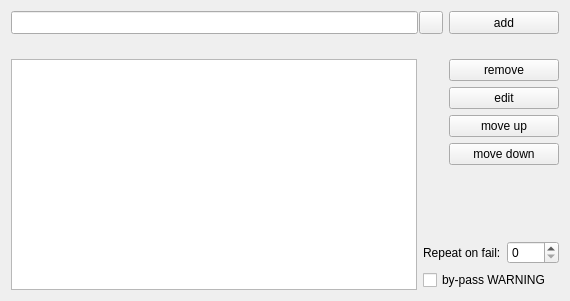
             <widget class="QWidget" name="execute_before">
              <property name="geometry">
               <rect>
                <x>0</x>
                <y>0</y>
                <width>570</width>
                <height>301</height>
               </rect>
              </property>
              <attribute name="label">
               <string>Before</string>
              </attribute>
              <layout class="QGridLayout" name="gridLayout_17">
               <item row="0" column="0" colspan="2">
                <layout class="QHBoxLayout" name="horizontalLayout_5">
                 <property name="spacing">
                  <number>1</number>
                 </property>
                 <item>
                  <widget class="QLineEdit" name="lineEdit_executeBeforeAdd">
                   <property name="sizePolicy">
                    <sizepolicy hsizetype="Preferred" vsizetype="Preferred">
                     <horstretch>0</horstretch>
                     <verstretch>0</verstretch>
                    </sizepolicy>
                   </property>
                   <property name="minimumSize">
                    <size>
                     <width>0</width>
                     <height>0</height>
                    </size>
                   </property>
                   <property name="maximumSize">
                    <size>
                     <width>16777215</width>
                     <height>16777215</height>
                    </size>
                   </property>
                   <property name="font">
                    <font>
                     <weight>50</weight>
                     <bold>false</bold>
                    </font>
                   </property>
                   <property name="toolTip">
                    <string>Enter here a command to be executed before the task and then press the &quot;add&quot; button to add it to the list below</string>
                   </property>
                  </widget>
                 </item>
                 <item>
                  <widget class="QToolButton" name="toolButton_executeBeforeBrowse">
                   <property name="font">
                    <font>
                     <weight>50</weight>
                     <bold>false</bold>
                    </font>
                   </property>
                   <property name="cursor">
                    <cursorShape>PointingHandCursor</cursorShape>
                   </property>
                   <property name="toolTip">
                    <string>browse locally</string>
                   </property>
                   <property name="text">
                    <string/>
                   </property>
                   <property name="icon">
                    <iconset resource="../resources/luckybackup.qrc">
                     <normaloff>:/luckyPrefix/fileopen.png</normaloff>:/luckyPrefix/fileopen.png</iconset>
                   </property>
                  </widget>
                 </item>
                </layout>
               </item>
               <item row="0" column="2" colspan="2">
                <widget class="QPushButton" name="pushButton_executeBeforeAdd">
                 <property name="sizePolicy">
                  <sizepolicy hsizetype="Preferred" vsizetype="Preferred">
                   <horstretch>0</horstretch>
                   <verstretch>0</verstretch>
                  </sizepolicy>
                 </property>
                 <property name="minimumSize">
                  <size>
                   <width>110</width>
                   <height>0</height>
                  </size>
                 </property>
                 <property name="maximumSize">
                  <size>
                   <width>16777215</width>
                   <height>16777215</height>
                  </size>
                 </property>
                 <property name="font">
                  <font>
                   <weight>50</weight>
                   <bold>false</bold>
                  </font>
                 </property>
                 <property name="cursor">
                  <cursorShape>PointingHandCursor</cursorShape>
                 </property>
                 <property name="toolTip">
                  <string>Add command as entered in the field beside</string>
                 </property>
                 <property name="text">
                  <string>add</string>
                 </property>
                 <property name="icon">
                  <iconset resource="../resources/luckybackup.qrc">
                   <normaloff>:/luckyPrefix/add.png</normaloff>:/luckyPrefix/add.png</iconset>
                 </property>
                </widget>
               </item>
               <item row="1" column="0">
                <widget class="QLabel" name="label_executeBeforeList">
                 <property name="font">
                  <font>
                   <pointsize>8</pointsize>
                  </font>
                 </property>
                 <property name="text">
                  <string/>
                 </property>
                </widget>
               </item>
               <item row="2" column="0" rowspan="7">
                <widget class="QListWidget" name="listWidget_executeBefore">
                 <property name="sizePolicy">
                  <sizepolicy hsizetype="Expanding" vsizetype="Expanding">
                   <horstretch>0</horstretch>
                   <verstretch>0</verstretch>
                  </sizepolicy>
                 </property>
                 <property name="minimumSize">
                  <size>
                   <width>0</width>
                   <height>0</height>
                  </size>
                 </property>
                 <property name="font">
                  <font>
                   <weight>50</weight>
                   <bold>false</bold>
                  </font>
                 </property>
                 <property name="cursor" stdset="0">
                  <cursorShape>PointingHandCursor</cursorShape>
                 </property>
                 <property name="toolTip">
                  <string>Command list</string>
                 </property>
                </widget>
               </item>
               <item row="2" column="2" colspan="2">
                <widget class="QPushButton" name="pushButton_executeBeforeRemove">
                 <property name="sizePolicy">
                  <sizepolicy hsizetype="Preferred" vsizetype="Preferred">
                   <horstretch>0</horstretch>
                   <verstretch>0</verstretch>
                  </sizepolicy>
                 </property>
                 <property name="minimumSize">
                  <size>
                   <width>110</width>
                   <height>0</height>
                  </size>
                 </property>
                 <property name="maximumSize">
                  <size>
                   <width>16777215</width>
                   <height>32</height>
                  </size>
                 </property>
                 <property name="font">
                  <font>
                   <weight>50</weight>
                   <bold>false</bold>
                  </font>
                 </property>
                 <property name="cursor">
                  <cursorShape>PointingHandCursor</cursorShape>
                 </property>
                 <property name="toolTip">
                  <string>Remove highlighted command from list</string>
                 </property>
                 <property name="text">
                  <string>remove</string>
                 </property>
                 <property name="icon">
                  <iconset resource="../resources/luckybackup.qrc">
                   <normaloff>:/luckyPrefix/remove.png</normaloff>:/luckyPrefix/remove.png</iconset>
                 </property>
                </widget>
               </item>
               <item row="3" column="2" colspan="2">
                <widget class="QPushButton" name="pushButton_editExecuteBefore">
                 <property name="cursor">
                  <cursorShape>PointingHandCursor</cursorShape>
                 </property>
                 <property name="toolTip">
                  <string>Edit highlighted inclusion</string>
                 </property>
                 <property name="text">
                  <string>edit</string>
                 </property>
                 <property name="icon">
                  <iconset resource="../resources/luckybackup.qrc">
                   <normaloff>:/luckyPrefix/rename.png</normaloff>:/luckyPrefix/rename.png</iconset>
                 </property>
                </widget>
               </item>
               <item row="4" column="2" colspan="2">
                <widget class="QPushButton" name="pushButton_moveUpExecuteBefore">
                 <property name="cursor">
                  <cursorShape>PointingHandCursor</cursorShape>
                 </property>
                 <property name="toolTip">
                  <string>Move highlighted inclusion up</string>
                 </property>
                 <property name="text">
                  <string>move up</string>
                 </property>
                 <property name="icon">
                  <iconset resource="../resources/luckybackup.qrc">
                   <normaloff>:/luckyPrefix/up.png</normaloff>:/luckyPrefix/up.png</iconset>
                 </property>
                </widget>
               </item>
               <item row="5" column="2" colspan="2">
                <widget class="QPushButton" name="pushButton_moveDownExecuteBefore">
                 <property name="cursor">
                  <cursorShape>PointingHandCursor</cursorShape>
                 </property>
                 <property name="toolTip">
                  <string>Move highlighted inclusion down</string>
                 </property>
                 <property name="text">
                  <string>move down</string>
                 </property>
                 <property name="icon">
                  <iconset resource="../resources/luckybackup.qrc">
                   <normaloff>:/luckyPrefix/down.png</normaloff>:/luckyPrefix/down.png</iconset>
                 </property>
                </widget>
               </item>
               <item row="6" column="2" colspan="2">
                <spacer name="verticalSpacer_8">
                 <property name="orientation">
                  <enum>Qt::Vertical</enum>
                 </property>
                 <property name="sizeHint" stdset="0">
                  <size>
                   <width>70</width>
                   <height>89</height>
                  </size>
                 </property>
                </spacer>
               </item>
               <item row="7" column="1" colspan="2">
                <widget class="QLabel" name="label_RepeatOnFail">
                 <property name="toolTip">
                  <string>Repeat any command that fails, x times</string>
                 </property>
                 <property name="text">
                  <string>Repeat on fail:</string>
                 </property>
                </widget>
               </item>
               <item row="7" column="3">
                <widget class="QSpinBox" name="spinBox_repeatOnFail">
                 <property name="toolTip">
                  <string>Repeat any command that fails, x times</string>
                 </property>
                 <property name="wrapping">
                  <bool>false</bool>
                 </property>
                 <property name="specialValueText">
                  <string/>
                 </property>
                 <property name="suffix">
                  <string/>
                 </property>
                </widget>
               </item>
               <item row="8" column="1" colspan="3">
                <widget class="QCheckBox" name="checkBox_byPassWarning">
                 <property name="toolTip">
                  <string>Execute the task even if it appears with a WARNING message
Normally used when &quot;Execute Before&quot; commands can fix a warning (eg mount partitions)

ATTENTION: check this if you really know what you're doing</string>
                 </property>
                 <property name="text">
                  <string>by-pass WARNING</string>
                 </property>
                </widget>
               </item>
              </layout>
             </widget>
